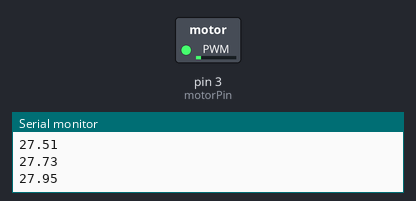
This sketch was run on a simulated Arduino Uno, built with avr-gcc and run on an emulated ATmega328P. Shown: switched loads named in the sketch (green lamp = pin HIGH), the last lines printed to the serial monitor.

Above: at 0.15 s.
At 10.0 s:
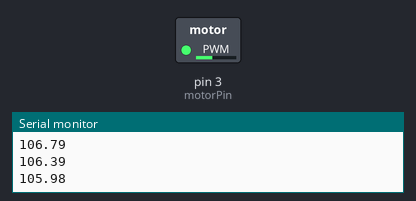
At 17.94 s:
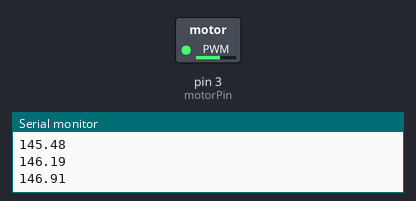
Timing chart, 0 to 19.8 s (numbered marks = the images above):
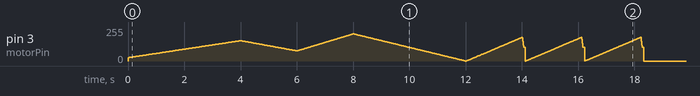

The sketch:

vib.ino
```cpp
//https://techzeero.com/arduino-tutorials/vibration-motor-with-arduino/

using namespace std;
int motorPin = 3; //motor transistor is connected to pin 3
int before;
const int length = 11;
void setup()
{
  Serial.begin(9600);
  pinMode(motorPin, OUTPUT);
  before = millis();
}
float v[length][3] = {
{0.1,4,1},
{0.6,2,1},
{0.3,2,1},
{0.8,4,1},
{0, 2, 1},
{0.7, 0.1, 1},
{0, 2, 1},
{0.7, 0.1, 1},
{0, 2, 1},
{0.7, 0.1, 1},
{0, 0.1, 0}
};

int i = 0;

void loop()
{

  //If element exceeded beyond vector range
  if(length+1 == i)
  {
    return;
  }
	//If the intensity value is between 0 and 1
	if (v[i][0] >= 0 && v[i][0] <= 1)
	{
    //Map intensity value to 0-255 and write to vib motor
    	if (v[i][2] == 0)
        {
          analogWrite(motorPin, v[i][0]*255);
          Serial.println(v[i][0]*255);
        }
      	else if(v[i][2] == 1 && i-1 != length)
        {

          float secLen = v[i][1];
          float perc = (millis()-before)/(secLen*1000);
          float change = (v[i+1][0]-v[i][0])* perc;

          analogWrite(motorPin, (v[i][0]+change)*255);
          Serial.println((v[i][0]+change)*255);
        }

	}
	else
	{
    //Otherwise set it to none
		digitalWrite(motorPin, LOW);
     	Serial.println(0.0);
	}
  //If the time has exceeded beyond the range allocated for v[i] then continue to next
  if(millis()-before > v[i][1]*1000)
  {
    before = millis();
    i++;
  }
}
```
